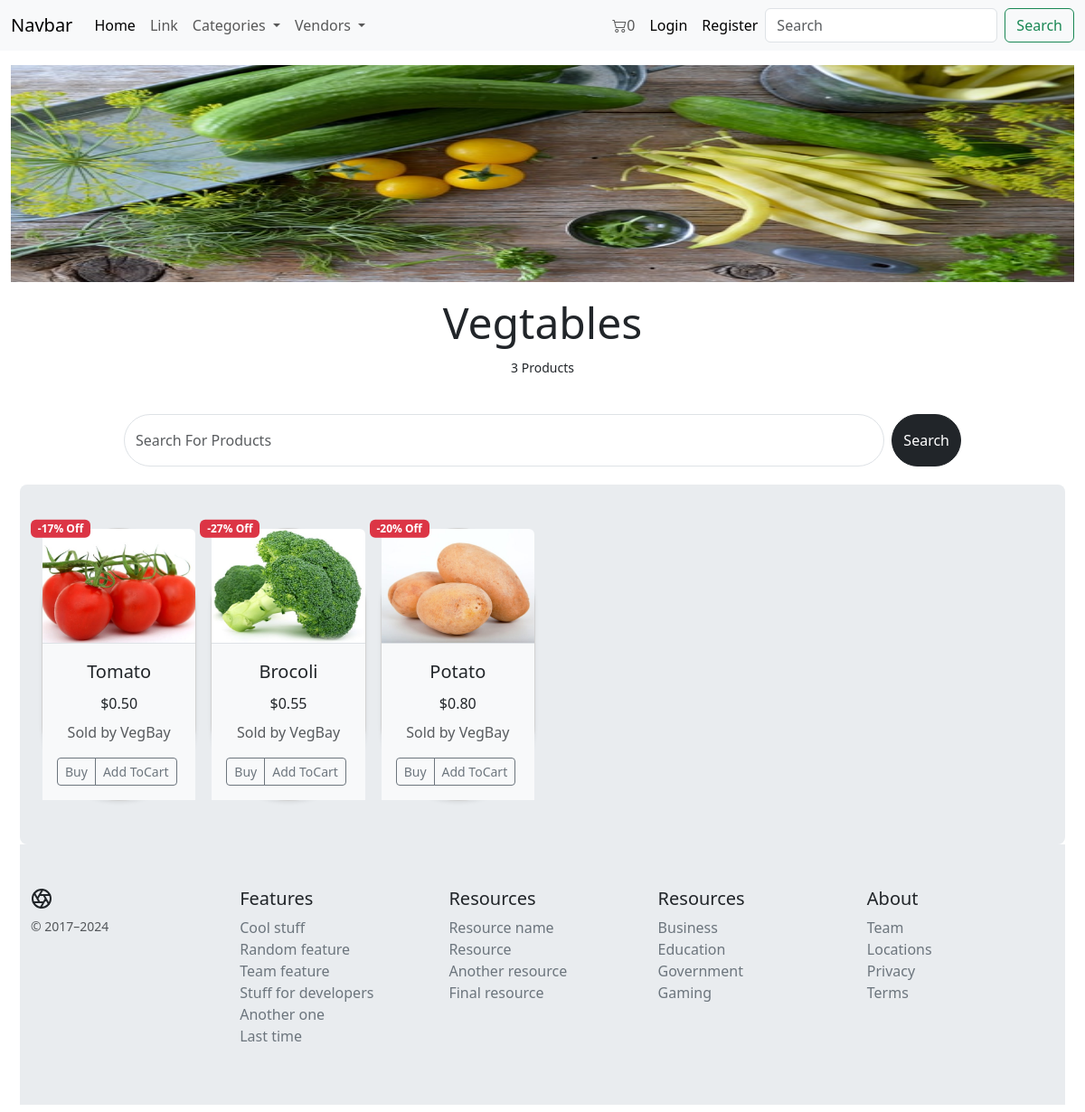
Page /category/CAT:YqXbgzedSc/ on the committed database.
### core/models.py (models this page shows, shortened)
class Category(models.Model):
    CID = ShortUUIDField(
        unique=True, prefix='CAT:', length=10, max_length=15)
    title = models.CharField(max_length=100)
    image = models.ImageField(upload_to='Category_images')
    desc = models.CharField(max_length=500)
    class Meta:
        verbose_name_plural = 'Categories'
    def __str__(self):
        return self.title

class Product(models.Model):
    PID = ShortUUIDField(
        unique=True, length=10, prefix="PID:", max_length=15)
    title = models.CharField(max_length=100, default='Sample')
    desc = models.CharField(
        max_length=500, default='lorem lroeam ipsm lorem doooi')
    specifications = models.TextField(null=True, blank=True)
    category = models.ForeignKey(
        Category, on_delete=models.SET_NULL, null=True, related_name='product_category')
    vendor = models.ForeignKey(
        Vendor, on_delete=models.SET_NULL, null=True, blank=True, related_name='product_vendor')
    image = models.ImageField(upload_to='Product_images')
    in_stock = models.BooleanField(default=True)
    featured_on_home_page = models.BooleanField(default=False)
    price = models.DecimalField(
        max_digits=12, decimal_places=2, default='4.99')
    discount_amount = models.DecimalField(
        max_digits=12, decimal_places=2, default=0)
    product_status = models.CharField(
        max_length=20, choices=Product_Choices, default='active')
    date_added = models.DateTimeField(auto_now_add=True)
    updated = models.DateTimeField(auto_now=True, null=True)
    tags = TaggableManager(blank=True)
    def price_after_discount(self):
        return self.price - self.discount_amount
    def discount_percentage(self):
        if self.price > 0:
            return (self.discount_amount / self.price) * 100
        else:
            return 0

class Vendor(models.Model):
    VID = ShortUUIDField(unique=True, length=10, prefix="VEN:", max_length=15)
    title = models.CharField(max_length=100)
    image = models.ImageField(upload_to='Vendor_images')
    desc = models.CharField(max_length=600, blank=True,
                            null=True, default='description for vendor')
    user = models.ForeignKey(
        customUser, related_name='vendor_user', on_delete=models.SET_NULL, null=True)
    address = models.CharField(
        max_length=500, default="ABC 2nd St Kdl Kollm Kerla Ind")
    contact = models.CharField(max_length=20, default='+91 9999955555')
    message_response_time = models.CharField(max_length=10, default='2 Days')
    shipping_time = models.CharField(max_length=10, default='4 Days')
    authentic_rating = models.CharField(max_length=10, default='100%')
    return_days = models.CharField(max_length=10, default='7 Days')
    warrenty_period = models.CharField(max_length=10, default='30 Days')
    def __str__(self):
        return self.title

### core/views.py (the view)
# urls.py: path('category/<CID>/', views.category_detail_view,
def category_detail_view(request, CID):
    category = get_object_or_404(Category, CID=CID)
    products_in_category = Product.objects.filter(category=category)
    context = {
        'products_in_category': products_in_category,
        'category': category,
    }
    return render(request, 'core/category_view.html', context)

### core/context_processors.py (called while the page is built)
def context_fn(request):
    categories = Category.objects.all()
    vendors = Vendor.objects.all()
    if "cart_data_object" in request.session:
        cart_items_count = len(request.session['cart_data_object'])
    else:
        cart_items_count = 0
    context = {
        'categories_context': categories,
        'vendors_context': vendors,
        'cart_items_count_context': cart_items_count,
    }
    return context

### templates/core/category_view.html (shortened to what this page needs)
{% extends 'core/base.html' %} {% block title %}{{category.title}}{%endblock%} {% block content %} {%load static %}
<div class="container-fluid m-0 my-3">
  <img class="img-fluid w-100" style="height: 30vh; background-position: center; background-size: contain"
    src="{{category.image.url}}" alt="" />
</div>
<div class="container mb-4">
  <p class="display-5 text-center my-0 py-0">{{category.title}}</p>
  <p class="text-center text-success my-0 py-2 text-dark">
    <small>{{products_in_category.count}}
      Product{{products_in_category.count|pluralize}}</small>
  </p>
</div>
<div class="container m-2 mx-auto">
  <div class="row justify-content-center rounded-pill">
    <div class="col-lg-10 py-lg-2 py-md-2 py-sm-1 py-1">
      <form class="d-flex" role="search" method="get" action="{% url 'core:search' %}">
        <input class="form-control rounded-pill py-lg-3 py-md-3 py-sm-3 py-3 me-2" type="search" required name="q"
          placeholder="Search For Products" aria-label="Search" />
        <button class="btn btn-dark rounded-pill" type="submit">Search</button>
      </form>
    </div>
  </div>
</div>
<div class="container m-1 p-1 mx-auto">
  <div class="row justify-content-center align-items-stretch">
    <div class="col-lg-12 col-md-12 bg-body-secondary rounded-3">
      <div class="album py-5">
        <div class="container">
          {% if products_in_category %}
          <div class="row row-cols-1 row-cols-sm-2 row-cols-md-3 g-3">
            {% for p in products_in_category %}
            <div class="col-xl-2 col-lg-3 col-md-4 col-sm-6">
              <div class="card shadow-sm border-1 rounded-pill rounded-3" style="max-width: 250px">
                <div class="position-absolute top-0 start-0 translate-middle badge bg-danger"
                  style="z-index: 1; margin-left: 20px">
                  -{{ p.discount_percentage|floatformat:0 }}% Off
                </div>
                <a href="{% url 'core:product_detail_view' p.PID %}" class="text-decoration-none text-dark">
                  <div class="ratio ratio-4x3">
                    <img src="{{ p.image.url }}"
                      class="bd-placeholder-img card-img-top img-responsive border-1 border-bottom rounded-top"
                      width="100%" height="100%" role="img" preserveAspectRatio="xMidYMid slice" focusable="false" />
                  </div>
                </a>
                <div class="card-body bg-body-tertiary">
                  <a href="{% url 'core:product_detail_view' p.PID %}" class="text-decoration-none text-dark">
                    <p class="card-title text-center fs-5">{{ p.title }}</p>
                  </a>
                  <p class="card-title text-center fs-6">${{ p.price_after_discount }}</p>
                  <p class="card-text text-center">
                    <small class="text-body-secondary fs-6">Sold by {{ p.vendor }}</small>
                  </p>
                  <div class="d-flex justify-content-between align-items-center">
                    <div class="btn-group bg-body-tertiary">
                      <button type="button" class="btn btn-outline-secondary btn-sm">
                        Buy
                      </button>
                      <button type="button" class="btn btn-outline-secondary btn-sm add-to-cart-btn"
                        data-index="{{i.id}}" id="add-to-cart-btn">
                        Add ToCart
                      </button>
                    </div>
                  </div>
                </div>
              </div>
            </div>
            {% endfor %}
          </div>
          {% endif %}
        </div>
      </div>
    </div>
    {%endblock content%}

### rows in the picture
Category: image (picture), title "Vegtables"
Product: discount_percentage "17", image (picture), title "Tomato", price_after_discount "0.50", vendor "VegBay"
Product: discount_percentage "27", image (picture), title "Brocoli", price_after_discount "0.55", vendor "VegBay"
Product: discount_percentage "20", image (picture), title "Potato", price_after_discount "0.80", vendor "VegBay"

### other values in the picture
{{ cart_items_count_context }} "0"
{{ products_in_category.count }} "3"
